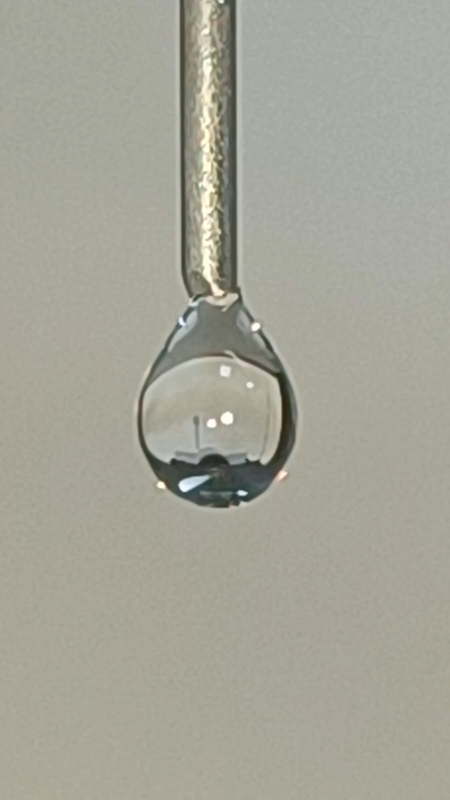
#> input picture python/water.jpg, 899 x 1599 px, found by its file name (shown at 1/2 size)
$ python Sessile_ossila_algo.py
#> lines starting #> are read from the running program, lines starting #| are printed output that depends on the picture
#> further down, image is the input picture: shape (1599, 899, 3); mean B, G, R 151.5, 164.2, 164.9
### python/Thresholds.py
import cv2
import os
import numpy as np
import matplotlib.pyplot as plt
from pathlib import Path
from matplotlib.widgets import Slider
# from ADB_extractor import image_retrieval_from_phone

# Global list to keep track of the contour plot objects
contour_lines = []

# [83 lines left out: functions log_thresholds, update, on_close, get_latest_file, load_latest_image_path, not called in this run]

def get_threshes(image):

    # Convert the image to grayscale
    gray_image = cv2.cvtColor(image, cv2.COLOR_BGR2GRAY)

    # Create a matplotlib figure
    fig, ax = plt.subplots(figsize=(10, 6))
    plt.subplots_adjust(bottom=0.25)

    # Display the image
    ax.imshow(cv2.cvtColor(image, cv2.COLOR_BGR2RGB))
    ax.set_title('Adjust the Canny Thresholds')

    # Add sliders for adjusting the lower and upper threshold values
    ax_slider_lower = plt.axes([0.1, 0.01, 0.65, 0.03], facecolor='lightgoldenrodyellow')
    slider_lower = Slider(ax_slider_lower, 'Lower Threshold', 0, 255, valinit=100, valstep=1)

    ax_slider_upper = plt.axes([0.1, 0.06, 0.65, 0.03], facecolor='lightgoldenrodyellow')
    slider_upper = Slider(ax_slider_upper, 'Upper Threshold', 0, 255, valinit=200, valstep=1)

    # Attach the update function to the sliders
    slider_lower.on_changed(lambda val: update(val, slider_lower, slider_upper, ax, fig, image, gray_image))
    slider_upper.on_changed(lambda val: update(val, slider_lower, slider_upper, ax, fig, image, gray_image))


    # Connect the close event to log the final thresholds
    fig.canvas.mpl_connect('close_event', lambda event: on_close(event, slider_lower, slider_upper))
    # Access the current figure's Tkinter window
    canvas = plt.gcf().canvas
    tk_window = canvas.manager.window
    # Set the window size and position using Tkinter's geometry method
    tk_window.geometry("960x540+0+0")  # Position at (0, 0) with size 960x540
    # Show the plot
    plt.show()

# [7 lines left out: function Threshold, not called in this run]

### python/Sessile_ossila_algo.py
import cv2
import os
import numpy as np
from pathlib import Path
import matplotlib.pyplot as plt
from matplotlib.widgets import Slider
from collections import defaultdict
# from ADB_extractor import image_retrieval_from_phone
from Thresholds import get_threshes
# Global variables for cropping
ref_point = []
cropping = False

# File path to save the data
file_path = "Static_Contact_Angle.txt"
with open(file_path, "w") as file:
    file.write("Sessile Drop Analysis started...\n")

# Mouse callback function to select the cropping area
# [50 lines left out: function crop_image, not called in this run]

# Function to resize the image to fit within the screen
def resize_to_fit_screen(image, screen_width=800, screen_height=600):
    """
    Resizes the image to fit within the screen dimensions while maintaining the aspect ratio.

    Args:
        image: The input image to resize.
        screen_width: Maximum width of the screen.
        screen_height: Maximum height of the screen.

    Returns:
        Resized image and the scale factor.
    """
#> called with screen_width = 800, screen_height = 600
    h, w = image.shape[:2]
    scale = min(screen_width / w, screen_height / h)
    if scale < 1:  # Resize only if the image is larger than the screen
        resized_image = cv2.resize(image, (int(w * scale), int(h * scale)), interpolation=cv2.INTER_AREA)
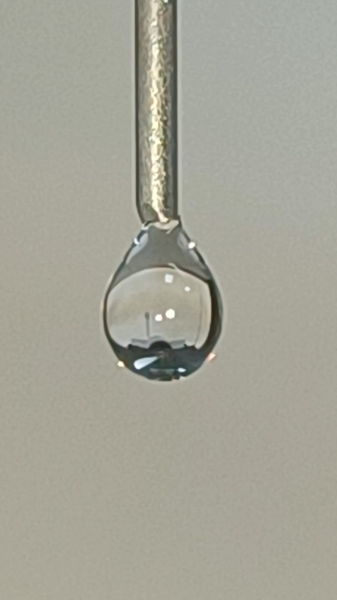
#> resized_image: shape (600, 337, 3); mean B, G, R 151.5, 164.2, 164.9
        return resized_image, scale
    return image, 1.0  # Return the original image if no resizing is needed

# Function to allow the user to crop the image
def get_cropped_image(image):
    '''
    Allows the user to interactively crop the input image using OpenCV.

    Args:
        image: Input image to be cropped.

    Returns:
        Cropped portion of the image or the original image if cropping is skipped.
    '''
    global ref_point

    if image is None:
        with open(file_path, "a") as file:
            file.write("Input image is None. Please provide a valid image.\n")
        raise ValueError("Input image is None. Please provide a valid image.")

    # Resize the image to fit the screen
    resized_image, scale = resize_to_fit_screen(image)
#> scale = 0.375

    clone = resized_image.copy()

    # Set up the window and set the mouse callback function for cropping
    cv2.namedWindow("Crop Image")
    # Resize the window (width, height)
    cv2.resizeWindow("Crop Image", 960, 540)
    # Move the window (x, y position on screen)
    cv2.moveWindow("Crop Image", 0, 0)
    cv2.setMouseCallback("Crop Image", crop_image, param=clone)

    # Display the image and wait for cropping
    while True:
        cv2.imshow("Crop Image", clone)
        key = cv2.waitKey(1) & 0xFF
#> (key Esc is pressed here)
#> in get_threshes, `plt.show()`:
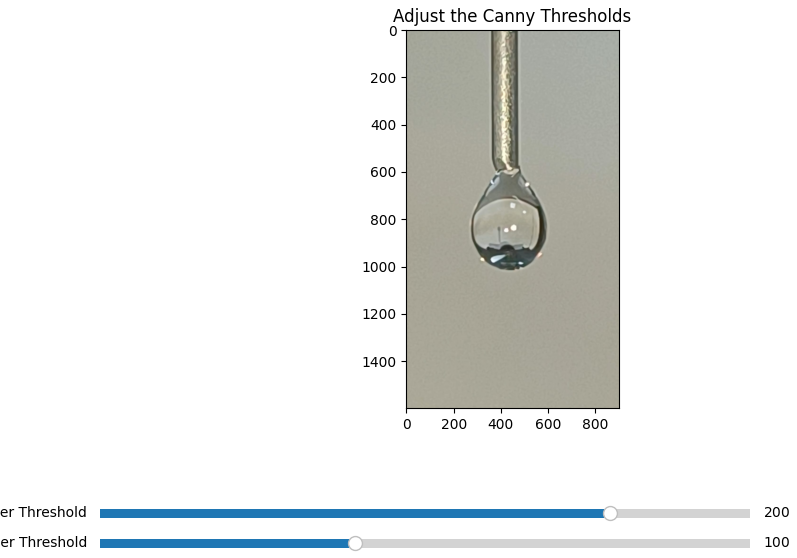
#> figure drawn by matplotlib, 3 panels

        # Press 'r' to reset cropping
        if key == ord("r"):
            ref_point = []  # Clear previous ROI points
            # clone = image.copy()  # Reset the clone to the original image
            print("Reset cropping selection.")
            with open(file_path, "a") as file:
                file.write("Reset cropping selection.\n")

        # Press 'c' to confirm the crop and break the loop
        elif key == ord("c") and len(ref_point) == 2:
            print("Cropping confirmed.")
            with open(file_path, "a") as file:
                file.write("Cropping confirmed.\n")
            break

        # Press 'n' to skip cropping
        elif key == ord("n"):
            cv2.destroyAllWindows()  # Close the window
            return image  # Return the original image without cropping

        # Check if the window is closed
        if cv2.getWindowProperty("Crop Image", cv2.WND_PROP_VISIBLE) < 1:
            print("Window closed.")
            with open(file_path, "a") as file:
                file.write("Window closed.\n")
            cv2.destroyAllWindows()
            return image  # Return the original image without cropping

    # Close the cropping window after confirmation
    cv2.destroyAllWindows()

    # Crop the selected area
    if len(ref_point) == 2:
        x0, y0 = int(ref_point[0][0] / scale), int(ref_point[0][1] / scale)
        x1, y1 = int(ref_point[1][0] / scale), int(ref_point[1][1] / scale)
        # Get the coordinates in correct order
        x0, x1 = min(x0, x1), max(x0, x1)
        y0, y1 = min(y0, y1), max(y0, y1)

        if x0 == x1 or y0 == y1:
            with open(file_path, "a") as file:
                file.write("Cropping region must have a non-zero area.\n")
            raise ValueError("Cropping region must have a non-zero area.")

        cropped_image = image[y0:y1, x0:x1]
        return cropped_image
    else:
        return image

def read_last_thresholds(file_path2='thresholds_log.txt'):
    """Reads the last logged thresholds from the file."""
    try:
        with open(file_path2, 'r') as file:
            lines = file.readlines()
            # If the file is not empty, get the last line
            if lines:
                last_line = lines[-1].strip()
                # Extract the values of lower and upper thresholds
                lower_threshold = int(last_line.split('Final Lower Threshold: ')[1].split(',')[0])
                upper_threshold = int(last_line.split('Final Upper Threshold: ')[1].split(',')[0])
                return lower_threshold, upper_threshold
            else:
                print("No thresholds found in the file.")
                with open(file_path, "a") as file:
                    file.write("No thresholds found in the file.\n")
                return None, None
    except FileNotFoundError:
        print("Thresholds log file not found.")
        with open(file_path, "a") as file:
            file.write("Thresholds log file not found.\n")
        return None, None

def average_y_for_same_x(points):
    '''
    Averages the y-coordinates for all points sharing the same x-coordinate.

    Args:
        points: List or array of [x, y] points.

    Returns:
        Numpy array of unique x-coordinates with averaged y-coordinates.
    '''
    if not points.any():
        with open(file_path, "a") as file:
            file.write("Input points array of points with same x-coordinate is empty.\n")
        raise ValueError("Input points array of points with same x-coordinate is empty.")

    # Dictionary to store points grouped by x-coordinates
    x_dict = defaultdict(list)

    # Group points by their x-coordinate
    for point in points:
        x_dict[point[0]].append(point[1])  # Add y-coordinates for the same x-coordinate

    # Create a new list of points with unique x and averaged y
    averaged_points = []
    for x, y_values in x_dict.items():
        avg_y = np.mean(y_values)  # Calculate the average of y-values for the same x-coordinate
        averaged_points.append([x, avg_y])

    return np.array(averaged_points)

def calculate_contact_angle(image, baseline_y):
    '''
    Calculates the static contact angle of a droplet on a surface based on the contour.

    Args:
        image: Input image of the droplet.
        baseline_y: Baseline y-coordinate for contact angle calculation.

    Returns:
        Average contact angle or None if calculation fails.
    '''
    if image is None or baseline_y < 0 or baseline_y >= image.shape[0]:
        with open(file_path, "a") as file:
            file.write("Invalid image or baseline position.\n")
        raise ValueError("Invalid image or baseline position.")

    # Convert to grayscale
    gray = cv2.cvtColor(image, cv2.COLOR_BGR2GRAY)
    # Apply Gaussian blur
    blurred = cv2.GaussianBlur(gray, (5, 5), 0)
    # Perform edge detection using Canny
    lower_threshold, upper_threshold = read_last_thresholds()
    if lower_threshold is not None and upper_threshold is not None:
        edges = cv2.Canny(blurred, lower_threshold, upper_threshold)
    else:
        edges = cv2.Canny(blurred, 50, 150)

    contours, _ = cv2.findContours(edges, cv2.RETR_TREE, cv2.CHAIN_APPROX_NONE)
    if len(contours) == 0:
        print("No contours found!")
        with open(file_path, "a") as file:
            file.write("No contours found!\n")
        return None

    all_points = np.vstack(contours)  # Stack all contour points into one array
    contour = all_points.reshape(-1, 2)

    # Get the x, y coordinates of the contour points
    contour_points = np.squeeze(contour)

    # Filter contour points above the baseline
    above_baseline_points = contour_points[contour_points[:, 1] < baseline_y]

    if len(above_baseline_points) < 3:
        print("Not enough points found above the baseline for contact angle calculation.")
        with open(file_path, "a") as file:
            file.write("Not enough points found above the baseline for contact angle calculation.\n")
        return None

    # Sort points by x-coordinate
    sorted_points = above_baseline_points[np.argsort(above_baseline_points[:, 0])]

    # Find intersection points
    intersection_points = sorted_points[np.isclose(sorted_points[:, 1], baseline_y, atol=1.0)]
    if len(intersection_points) < 2:
        print("Could not find sufficient intersection points with the baseline.")
        with open(file_path, "a") as file:
            file.write("Could not find sufficient intersection points with the baseline.\n")
        return None

    left_intersection = intersection_points[0]
    right_intersection = intersection_points[-1]

    # Case 1: Intersection points are the first and last elements
    if np.all(sorted_points[0] == left_intersection) and np.all(sorted_points[-1] == right_intersection):
        obtuse = False
        left_points = sorted_points[:201]  # First 11 points
        left_points = average_y_for_same_x(left_points)
        right_points = sorted_points[-201:]  # Last 11 points
        right_points  = average_y_for_same_x(right_points)

    else:
        # Case 2: Intersection points are in between
        obtuse = True
        # Distance threshold from the baseline (y-axis proximity check)
        distance_threshold = 80  # Adjust based on your image scale

        # Calculate distance from baseline for all points
        distances_from_baseline = np.abs(sorted_points[:, 1] - baseline_y)

        # Select only points within the distance threshold near the left intersection
        left_points = sorted_points[(distances_from_baseline < distance_threshold) &
                                    (sorted_points[:, 0] <= left_intersection[0])]
        left_points = average_y_for_same_x(left_points)
        # Select only points within the distance threshold near the right intersection
        right_points = sorted_points[(distances_from_baseline < distance_threshold) &
                                    (sorted_points[:, 0] >= right_intersection[0])]
        right_points = average_y_for_same_x(right_points)


    # Polynomial fitting and contact angle calculation
    def calculate_angle(points, intersection_point):
        poly_coeffs = np.polyfit(points[:, 0], points[:, 1], 2)
        poly = np.poly1d(poly_coeffs)
        slope = np.polyder(poly)(intersection_point[0])
        angle = np.arctan(slope) * (180 / np.pi)
        return angle

    # Calculate left and right contact angles
    if obtuse:
        left_angle = 180 - calculate_angle(left_points, left_intersection)
        right_angle = 180 + calculate_angle(right_points, right_intersection)
    else :
        left_angle = -calculate_angle(left_points, left_intersection)
        right_angle = calculate_angle(right_points, right_intersection)

    # Average contact angle
    avg_contact_angle = (left_angle + right_angle) / 2

    # Create the text content
    text_content = (
        f"Left Contact Angle: {left_angle:.2f} degrees\n"
        f"Right Contact Angle: {right_angle:.2f} degrees\n"
        f"Average Contact Angle: {avg_contact_angle:.2f} degrees\n"
    )

    # Write the data to a text file
    with open(file_path, "a") as file:
        file.write(text_content)

    # Plotting for visualization
    plt.figure(figsize=(10, 6))
    plt.imshow(cv2.cvtColor(image, cv2.COLOR_BGR2RGB))

    # Plot contours and intersection points
    plt.plot(sorted_points[:, 0], sorted_points[:, 1], 'b.', label='Contour Points')
    plt.plot(left_points[:, 0], left_points[:, 1], 'go', label='Left Fit Points')
    plt.plot(right_points[:, 0], right_points[:, 1], 'ro', label='Right Fit Points')
    plt.axhline(y=baseline_y, color='blue', linestyle='--', label='Baseline')
    plt.plot(left_intersection[0], left_intersection[1], 'yx', label='Left Intersection', markersize=10)
    plt.plot(right_intersection[0], right_intersection[1], 'yx', label='Right Intersection', markersize=10)

    plt.title(f'Contact Angle: {avg_contact_angle:.2f} degrees')
    plt.legend()
    # Access the current figure's Tkinter window
    canvas = plt.gcf().canvas
    tk_window = canvas.manager.window
    # Set the window size and position using Tkinter's geometry method
    tk_window.geometry("960x540+0+0")
    plt.show()

    return avg_contact_angle

# Function to display image and let user select baseline using a slider
def select_baseline(image):
    '''
    Provides an interactive slider for the user to select the baseline y-coordinate.

    Args:
        image: Input image to display for baseline selection.

    Returns:
        Selected baseline y-coordinate.
    '''
    if image is None:
        with open(file_path, "a") as file:
            file.write("Input image is None. Please provide a valid image.\n")
        raise ValueError("Input image is None. Please provide a valid image.")

    fig, ax = plt.subplots()
    plt.subplots_adjust(bottom=0.25)

    ax.imshow(cv2.cvtColor(image, cv2.COLOR_BGR2RGB))
    ax.set_title('Adjust the baseline using the slider')

    # Initial baseline y position
    init_baseline_y = image.shape[0] // 2

    # Create a slider for baseline adjustment
    ax_baseline = plt.axes([0.2, 0.1, 0.65, 0.03], facecolor='lightgoldenrodyellow')
    baseline_slider = Slider(ax_baseline, 'Baseline Y', 0, image.shape[0], valinit=init_baseline_y)

    # Draw the baseline
    line = ax.axhline(y=init_baseline_y, color='r', linestyle='--')

    # Update function for the slider
    # [4 lines left out: function update, not called in this run]

    baseline_slider.on_changed(update)
    # Access the current figure's Tkinter window
    canvas = plt.gcf().canvas
    tk_window = canvas.manager.window
    # Set the window size and position using Tkinter's geometry method
    tk_window.geometry("960x540+0+0")
    plt.show()
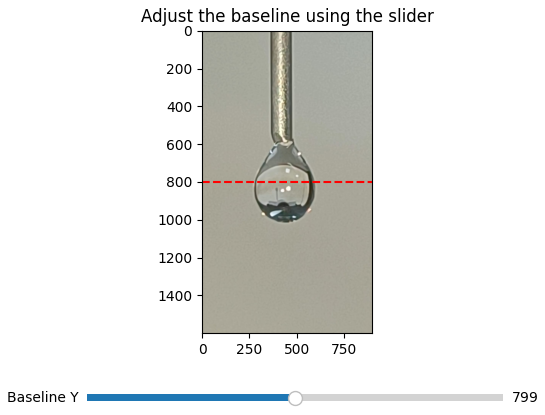
#> figure drawn by matplotlib, 2 panels

    return int(baseline_slider.val)


# Full function to process the image, select baseline, and calculate contact angle
def process_image(image):
    '''
    Orchestrates the process of cropping, baseline selection, and contact angle calculation.

    Args:
        image: Input image of the droplet.
    '''
    if image is None:
        with open(file_path, "a") as file:
            file.write("Input image is None. Please provide a valid image.\n")
        raise ValueError("Input image is None. Please provide a valid image.")
    global cropped_image
    # Get the cropped image from the user
    cropped_image = get_cropped_image(image)
    # Check if the user has skipped cropping
    if np.array_equal(cropped_image, image):
        # User chose not to crop, proceed with original image
        print("No cropping done. Using the original image.")
        with open(file_path, "a") as file:
            file.write("No cropping done. Using the original image.\n")
    get_threshes(cropped_image)
    # Select baseline using slider
    baseline_y = select_baseline(cropped_image)
#> baseline_y = 799

    # Calculate contact angle
    avg_contact_angle = calculate_contact_angle(cropped_image, baseline_y)
#> (the rest of the program and of its run is left out)
